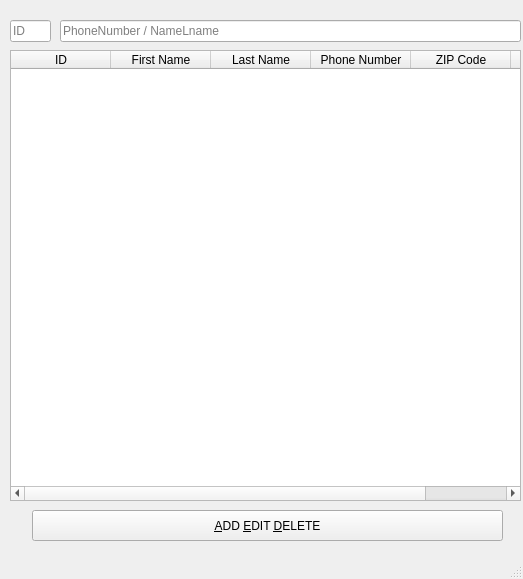
<?xml version="1.0" encoding="UTF-8"?>
<ui version="4.0">
 <class>MainWindow</class>
 <widget class="QMainWindow" name="MainWindow">
  <property name="geometry">
   <rect>
    <x>0</x>
    <y>0</y>
    <width>523</width>
    <height>579</height>
   </rect>
  </property>
  <property name="minimumSize">
   <size>
    <width>523</width>
    <height>579</height>
   </size>
  </property>
  <property name="maximumSize">
   <size>
    <width>523</width>
    <height>579</height>
   </size>
  </property>
  <property name="windowTitle">
   <string>MainWindow</string>
  </property>
  <widget class="QWidget" name="centralwidget">
   <widget class="QLineEdit" name="PNL_Search">
    <property name="geometry">
     <rect>
      <x>60</x>
      <y>20</y>
      <width>461</width>
      <height>22</height>
     </rect>
    </property>
    <property name="placeholderText">
     <string>PhoneNumber / NameLname</string>
    </property>
   </widget>
   <widget class="QLineEdit" name="ID_Search">
    <property name="geometry">
     <rect>
      <x>10</x>
      <y>20</y>
      <width>41</width>
      <height>22</height>
     </rect>
    </property>
    <property name="placeholderText">
     <string>ID</string>
    </property>
   </widget>
   <widget class="QPushButton" name="ToolButton">
    <property name="geometry">
     <rect>
      <x>32</x>
      <y>510</y>
      <width>471</width>
      <height>31</height>
     </rect>
    </property>
    <property name="text">
     <string>&amp;ADD &amp;EDIT &amp;DELETE</string>
    </property>
   </widget>
   <widget class="QTableWidget" name="StatusTable">
    <property name="geometry">
     <rect>
      <x>10</x>
      <y>50</y>
      <width>511</width>
      <height>451</height>
     </rect>
    </property>
    <column>
     <property name="text">
      <string>ID</string>
     </property>
    </column>
    <column>
     <property name="text">
      <string>First Name</string>
     </property>
    </column>
    <column>
     <property name="text">
      <string>Last Name</string>
     </property>
    </column>
    <column>
     <property name="text">
      <string>Phone Number</string>
     </property>
    </column>
    <column>
     <property name="text">
      <string>ZIP Code</string>
     </property>
    </column>
    <column>
     <property name="text">
      <string>Address</string>
     </property>
    </column>
   </widget>
  </widget>
  <widget class="QMenuBar" name="menubar">
   <property name="geometry">
    <rect>
     <x>0</x>
     <y>0</y>
     <width>523</width>
     <height>26</height>
    </rect>
   </property>
  </widget>
  <widget class="QStatusBar" name="statusbar"/>
 </widget>
 <resources/>
 <connections/>
</ui>
